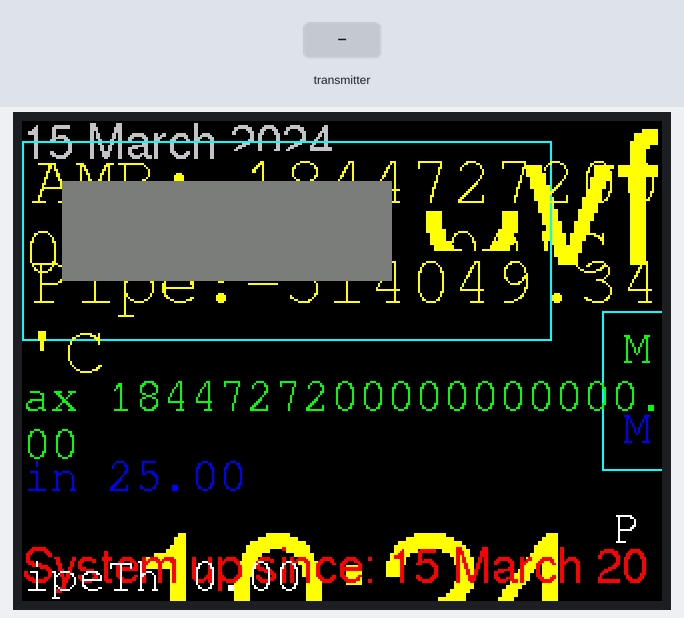
A sketch run on a simulated Arduino Mega 2560, built with avr-gcc and run on an emulated ATmega2560. On the bench: 320×240 colour display. The inputs (shaded band) are chosen by the test bench. The local clock reads 2024-03-15 10:24:30 at power-on unless the sketch sets it; no radio packets arrive unless stated; what the sketch prints to the serial monitor is not drawn.

Above: at 0.73 s.
1.7 s: the transmitter starts sending boilerOn = 1
At 2.11 s:
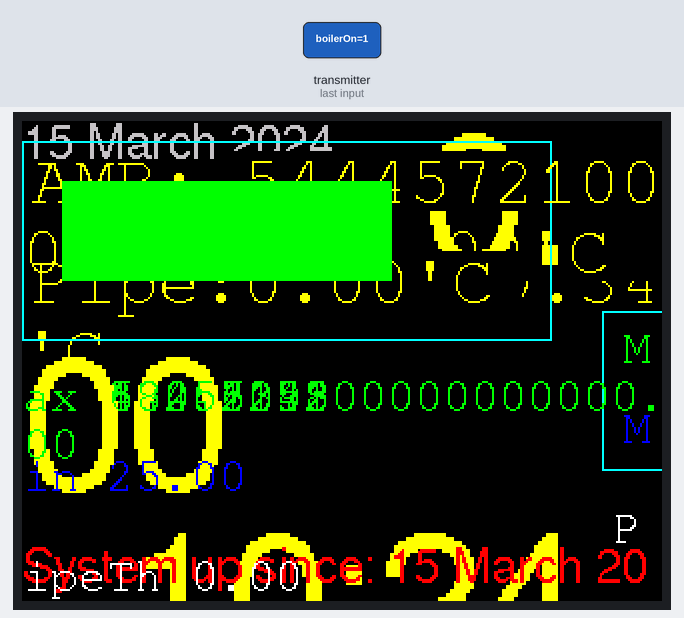
4.2 s: the transmitter starts sending pipeTempTh = 25
At 5.8 s:
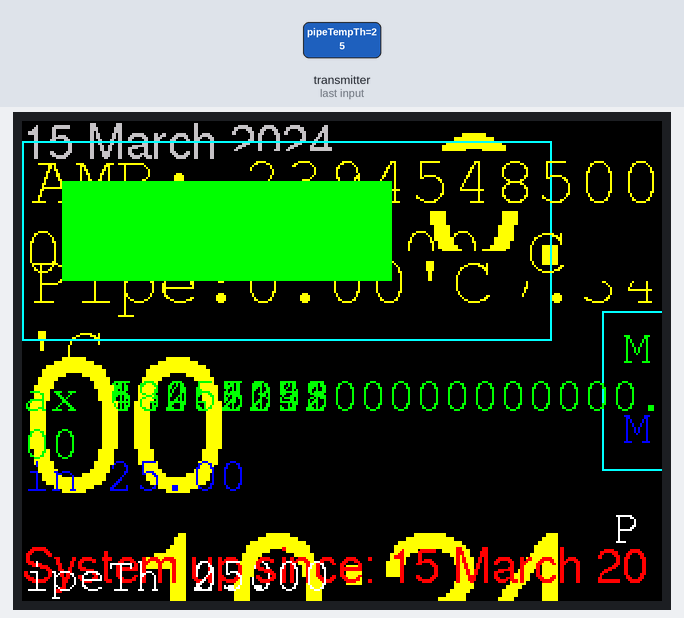
5.9 s: the transmitter starts sending channelNumber = 0
8.9 s: the transmitter starts sending tempC = 25
11.9 s: the transmitter starts sending ambTempTh = 25
14.9 s: the transmitter starts sending channelNumber = 256
Timing chart, 0 to 17.9 s (numbered marks = the images above; inputs shaded):
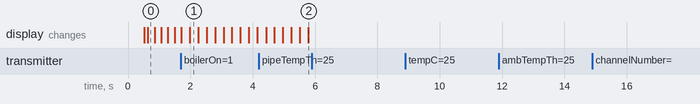

Measured:
- after the input at 5.9 s, every drawn part: stays the same
- after the input at 8.9 s, every drawn part: stays the same
- after the input at 11.9 s, every drawn part: stays the same
- after the input at 14.9 s, every drawn part: stays the same

The sketch:

McuFriendTtfNoTouchScreen.ino
```cpp
// UTFT_Demo_480x320 (C)2013 Henning Karlsen
// web: http://www.henningkarlsen.com/electronics
//
// This program is a demo of how to use most of the functions
// of the library with a supported display modules.
//
// This demo was made for modules with a screen resolution
// of 480x320 pixels.
//
// This program requires the UTFT library.
//

/* YourDuinoStarter Example: Simple nRF24L01 Receive
  - WHAT IT DOES: Receives simple fixed data with nRF24L01 radio
  - SEE the comments after "//" on each line below
   Start with radios about 4 feet apart.
  - SEE the comments after "//" on each line below
  - CONNECTIONS: nRF24L01 Modules See:
  http://arduino-info.wikispaces.com/Nrf24L01-2.4GHz-HowTo
  Uses the RF24 Library by TMRH2o here:
  https://github.com/TMRh20/RF24
   1 - GND
   2 - VCC 3.3V !!! NOT 5V
   3 - CE to Arduino pin 7 (42 on mega - though it doens't matter - any digital pin)
   4 - CSN to Arduino pin 8 (53 on mega - or any digital pin)
   5 - SCK to Arduino pin 13 (52 MEGA)
   6 - MOSI to Arduino pin 11 (51 MEGA)
   7 - MISO to Arduino pin 12 (50 MEGA)
   8 - UNUSED (IRQ)

   V1.02 02/06/2016
   Questions: terry@yourduino.com */

#define DEBUG

#if defined(_GFXFONT_H_)
#include <Fonts/FreeSans9pt7b.h>
#include <Fonts/FreeMonoBold18pt7b.h>
#define ADJ_BASELINE 11
#else
#define ADJ_BASELINE 11
#endif


#include <avr/wdt.h>
#include <SPI.h>          // f.k. for Arduino-1.5.2
#include <Adafruit_GFX.h>
#include <MCUFRIEND_kbv.h>
#include "RF24.h"  //For wireless

#include <Fonts/FreeSans9pt7b.h>
#include <Fonts/FreeMonoBold18pt7b.h>
//#include <Fonts/PicoPixel.h>
#include <Fonts/FreeSansOblique9pt7b.h>
#include <Fonts/FreeSerif9pt7b.h>
#include <Fonts/Org_01.h>
#include <Fonts/FreeSansBold9pt7b.h>
#include <Fonts/FreeSans24pt7b.h>
#include <Fonts/FreeSans12pt7b.h>
#include <Fonts/FreeMono18pt7b.h>
#include <Fonts/FreeMono12pt7b.h>


#include <Wire.h>
//#include <EasyTransferI2C.h>
double approxRollingAverage (double avg, double new_sample , int N);


// (Create an instance of a radio, specifying the CE and CS pins. )
RF24 myRadio(42, 53); // "myRadio" is the identifier you will use in following methods
byte addresses[][6] = { "1Node","2Node"}; // Create address for 1 pipe.


struct payload_t {
  int	channelNumber;
  float tempC;
  float pipeTempC;
  float ambTempTh;
  float pipeTempTh;
  bool boilerOn;
};

struct ElapsedTime
{
	int elapsedMinutes;
	int elapsedSeconds;
	int elapsedHours;
};

ElapsedTime convertToTimeOn(int timeInSeconds);

double startTime;
struct ElapsedTime et;

//create object
//EasyTransferI2C ET;

/*struct RECEIVE_DATA_STRUCTURE{
    //put your variable definitions here for the data you want to receive
    //THIS MUST BE EXACTLY THE SAME ON THE OTHER ARDUINO
    bool      BoilerOn;
    bool      PumpOn;
    bool      FanOn;
    float     AmbTempTh;
    float     PipeTempTh;
    double    ambTemp;
    double    pipeTemp;
};

float pipeTemp;
*/
//give a name to the group of data
//RECEIVE_DATA_STRUCTURE mydata;

//define slave i2c address
//#define I2C_SLAVE_ADDRESS 9

//void receive(int numBytes){}

//#include <UTFTGLUE.h>
//UTFTGLUE myGLCD(0x9488,A2,A1,A3,A4,A0);
MCUFRIEND_kbv tft;

// Declare which fonts we will be using
//#if !defined(SmallFont)
//extern uint8_t SmallFont[];    //.kbv GLUE defines as GFXFont ref
//#endif

#if !defined(SevenSegNumFont)
#endif
extern uint8_t SmallFont[];
extern uint8_t BigFont[];
extern uint8_t SevenSegNumFont[];

// Assign human-readable names to some common 16-bit color values:
#define	BLACK   0x0000
#define	BLUE    0x001F
#define	RED     0xF800
#define	GREEN   0x07E0
#define CYAN    0x07FF
#define MAGENTA 0xF81F
#define YELLOW  0xFFE0
#define WHITE   0xFFFF

//*********************************
// COLORS
//*********************************
// VGA color palette
#define VGA_BLACK		0x0000
#define VGA_WHITE		0xFFFF
#define VGA_RED			0xF800
#define VGA_GREEN		0x0400
#define VGA_BLUE		0x001F
#define VGA_SILVER		0xC618
#define VGA_GRAY		0x8410
#define VGA_MAROON		0x8000
#define VGA_YELLOW		0xFFE0
#define VGA_OLIVE		0x8400
#define VGA_LIME		0x07E0
#define VGA_AQUA		0x07FF
#define VGA_TEAL		0x0410
#define VGA_NAVY		0x0010
#define VGA_FUCHSIA		0xF81F
#define VGA_PURPLE		0x8010
#define VGA_TRANSPARENT	0xFFFFFFFF

#define RGB(r, g, b) (((r&0xF8)<<8)|((g&0xFC)<<3)|(b>>3))

#define GREY      RGB(127, 127, 127)
#define DARKGREY  RGB(64, 64, 64)
#define TURQUOISE RGB(0, 128, 128)
#define PINK      RGB(255, 128, 192)
#define OLIVE     RGB(128, 128, 0)
#define PURPLE    RGB(128, 0, 128)
#define AZURE     RGB(0, 128, 255)
#define ORANGE    RGB(255,128,64)
/*
DS3231: Real-Time Clock. Simple example
Read more: www.jarzebski.pl/arduino/komponenty/zegar-czasu-rzeczywistego-rtc-ds3231.html
GIT: https://github.com/jarzebski/Arduino-DS3231
Web: http://www.jarzebski.pl
(c) 2014 by Korneliusz Jarzebski
*/

#include <DS3231.h>

DS3231 clock;
RTCDateTime dt;
RTCDateTime dtStored;
RTCDateTime upTime;

#ifndef min
#define min(a, b) (((a) < (b)) ? (a) : (b))
#endif

#define LM35ANAPIN 0
int lm35ReadbackValue;
float minAmbTemperature = 0;
float maxAmbTemperature = 0;
double averagedTempC;
int duration = 0;
float ambThStored;
float pipeThStored;

void setup()
{
    Serial.begin(9600);
    uint32_t when = millis();
    Serial.println("Serial took " + String((millis() - when)) + "ms to start");

    myRadio.begin();         // Start up the physical nRF24L01 Radio
    myRadio.setChannel(108); // Above most Wifi Channels
    // Set the PA Level low to prevent power supply related issues since this is a
    myRadio.setPALevel(RF24_PA_MIN);
    //myRadio.setPALevel(RF24_PA_MAX);  // Uncomment for more power
    myRadio.setDataRate(RF24_250KBPS); // Fast enough.. Better range

   // This pipe is used by Maincontroller
    myRadio.openReadingPipe(1, addresses[1]); // Use the first entry in array 'addresses' (Only 1 right now)

    //This pipe is used by WirelessTx
    // for debug myRadio.openReadingPipe(0, addresses[0]); // Use the first entry in array 'addresses' (Only 1 right now)
    myRadio.startListening();

    clock.begin();

    // Restore time on RTC if lost
    // Set sketch compiling time
    //clock.setDateTime(__DATE__, __TIME__);
    upTime = clock.getDateTime();
    analogReference(INTERNAL1V1); //For LM35 Temperature Sensor
    randomSeed(analogRead(0));

    //Wire.begin(I2C_SLAVE_ADDRESS);
    //start the i2c library, pass in the data details
    //and the name of the serial port.
    //Can be Serial, Serial1, Serial2, etc.
    //ET.begin(details(mydata), &Wire);
    //define handler function on receiving data
    //Wire.onReceive(receive);

    uint16_t ID = tft.readID(); //
    Serial.print("ID = 0x");
    Serial.println(ID, HEX);
    if (ID == 0xD3D3)
        ID = 0x9481; // write-only shield
    tft.begin(ID);
    tft.invertDisplay(false);
    tft.setFont(&FreeSans24pt7b);

    //Enable watchdog timer

    //disable all interrupts
    cli();
    /* Clear MCU Status Register. Not really needed here as we don't need to know why the MCU got reset. page 44 of datasheet */
    MCUSR = 0;

    wdt_reset();

    WDTCSR |= B00011000;
    WDTCSR = B01101001;

    // Enable all interrupts.
    sei();
    tft.fillScreen(BLACK);
    minAmbTemperature = 25;
}

uint16_t scrollbuf[320];    // my biggest screen is 320x480
int count = 0;

void printmsg(int row, const char *msg)
{
    //tft.setTextColor(YELLOW, BLACK);
    tft.setCursor(0, row);
    tft.println(msg);
}

void loop()
{

    count = count < 25 ? count += 1 : count;
    payload_t payload;

    while (myRadio.available()) // While there is data ready
    {
        myRadio.read(&payload, sizeof(payload)); // Get the data payload (You must have defined that already!)
        Serial.println("data captured");
        Serial.println("chan Number: " + String(payload.channelNumber));
        Serial.println("tempC: "+  String(payload.tempC));
        Serial.println("ambTempTh: "+  String(payload.ambTempTh));
        Serial.println("pipeTempTh: "+  String(payload.pipeTempTh));
        Serial.println("boilerOn: "+  String(payload.boilerOn));
        wdt_reset();
    }
    Serial.println("Readback Temperature: " + String(payload.tempC));
    uint8_t aspect;
    uint16_t pixel;
    uint16_t dx, rgb, n, wid, ht, msglin;
    tft.setRotation(1);
    wid = tft.width();
    ht = tft.height();
    msglin = (ht > 160) ? 200 : 112;
    dx = wid / 32;

    // Set date at top of screen
    dt = clock.getDateTime();
    tft.setFont(&FreeSans12pt7b);
    tft.setTextColor(VGA_SILVER);
    printmsg(18, clock.dateFormat("d F Y ", dt));

    tft.setTextSize(1);
    if (dt.hour == 0 && dt.minute == 0 && dt.second < 5)
        tft.fillRect(0, 0, 180, 25, RED);

    // Draw the box that clears the active time
    // and print just the hour and minute
    tft.setFont(&FreeSans24pt7b);
    tft.setTextSize(2);
    tft.setCursor(200, 70);
    tft.setTextColor(VGA_YELLOW, VGA_BLACK);
    dt = clock.getDateTime();
    tft.fillRect(200, 0, 240, 80, BLACK);
    tft.println(payload.tempC);

//Display the time
    tft.setFont(&FreeSans24pt7b);
    tft.setTextSize(2);
    tft.setCursor(50, 270);
    tft.setTextColor(VGA_YELLOW, VGA_BLACK);
    dt = clock.getDateTime();
    delay(10);
    if(dtStored.hour != dt.hour ||
       dtStored.minute != dt.minute )
        tft.fillRect(40, 200, 250, 80, BLACK);
    tft.println(clock.dateFormat("H:i", dt));

    delay(10);
    dtStored = clock.getDateTime();

    tft.setTextColor(VGA_RED);
    tft.setCursor(0, ht - 10);
    tft.setFont(&FreeSans12pt7b);
    tft.setTextSize(1);
    tft.print("System up since: ");
    tft.println(clock.dateFormat("d F Y H:i", upTime));

    tft.drawRect(0, ht - 230, 265, 100, VGA_AQUA); //x/y/wid/height/color

    tft.setTextColor(YELLOW);
    tft.setTextSize(1);
    tft.setFont(&FreeMono18pt7b);
    tft.setCursor(5, ht - 200);
    tft.fillRect(105, ht - 225, 145, 30, BLACK); //x/y/wid/height/color
    averagedTempC = approxRollingAverage(averagedTempC, payload.tempC, 5);
    //tft.println("Pipe: " + String(payload.channelNumber) + "'C");
    tft.println("AMB: " + String(averagedTempC) + "'C");
    Serial.println("Pipe Temp: " + String(payload.channelNumber) + " °C");

    tft.fillRect(105, ht - 175, 145, 30, BLACK); //x/y/wid/height/color
    tft.setCursor(5, ht - 150);

    tft.println("Pipe:" + String(payload.pipeTempC) + "'C");
    Serial.print("Amb Temp: ");
    Serial.println(payload.tempC);

    //Min/Max values

    if (count > 20 && averagedTempC < minAmbTemperature)
        minAmbTemperature = averagedTempC;
    if (averagedTempC > maxAmbTemperature)
        maxAmbTemperature = averagedTempC;

    int row1 = 120;
    int row2 = 160;
    int col = 300;
    int margin = 5;

    //Draw a rectangle around the min/max boxes
    tft.drawRect(col - 2 * margin, 95, 165, 80, VGA_AQUA); //x/y/wid/height/color

    tft.setFont(&FreeMono12pt7b);
    tft.setTextColor(GREEN);
    tft.fillRect(col + 50, row1 - 22, 100, 30, BLACK); //x/y/wid/height/color
    tft.setCursor(col, row1);
    tft.println("Max " + String(maxAmbTemperature));
    Serial.print("Max ");
    Serial.println(maxAmbTemperature);

    tft.setTextColor(BLUE);
    tft.fillRect(col + 50, row2 - 22, 100, 30, BLACK); //x/y/wid/height/color
    tft.setCursor(col, row2);
    tft.println("Min " + String(minAmbTemperature));
    Serial.print("Min");
    Serial.println(minAmbTemperature);

    tft.setTextColor(VGA_TRANSPARENT);

    if(payload.ambTempTh != ambThStored) { //redraw box

    #ifdef DEBUG
      Serial.println("ambThStored" + String(ambThStored) +
      "payload.ambTempTh" + String(payload.ambTempTh));
      #endif
       tft.fillRect(col+80, row2+70, 100, 30, BLACK); //x/y/wid/height/color
    }

    if(payload.pipeTempTh != pipeThStored) { //redraw box
        #ifdef DEBUG
        Serial.println("pipeThStored" + String(pipeThStored) +
        "payload.pipeTempTh" + String(payload.pipeTempTh));
        #endif
       tft.fillRect(col+85, row1+70, 100, 30, BLACK); //x/y/wid/height/color
    }


    tft.setCursor(col-5, row2 + 50);
    tft.println("PipeTh " + String(payload.pipeTempTh));
    tft.setCursor(col + 10, row2 + 90);
    tft.println("AmbTh " + String(payload.ambTempTh));
    ambThStored = payload.ambTempTh;
    pipeThStored = payload.pipeTempTh;


    //Boiler on flag

    tft.setFont(&FreeMonoBold18pt7b);
    tft.setTextColor(VGA_AQUA);

    if(payload.boilerOn == true) {

        tft.fillRect(20, 30, 165, 50, GREEN); //x/y/wid/height/color
        Serial.println("Boiler On");
        // if(startTime == 0)
        //     startTime = millis();

        // if (dt.second == 0 || dt.second == 1) { //print once a minute
		// 	//myTime = CalculateDuration(numSeconds);
        //     tft.fillRect(200, 220, 50, 50, GREEN);
        // }
        // else
        //     tft.fillRect(200, 220, 50, 50, VGA_GRAY);
    }
    else {
        Serial.println("Boiler OFF");
        tft.fillRect(20, 30, 165, 50, GREY); //x/y/wid/height/color
        // duration += ((millis() - startTime)/1000);
        // startTime = 0;
        // ElapsedTime dur = convertToTimeOn(duration);

        // tft.setCursor(0, 250);
        // tft.println("Boiler on for: ");
        // tft.fillRect(115, 260, 170, 28, BLACK); //x/y/wid/height/color
        // tft.println("H:M:S " + String(dur.elapsedHours) +
        //  ":" + String(dur.elapsedMinutes) + ":" +
        //        String(dur.elapsedSeconds));
    }

    delay(100);
    wdt_reset();
}

double approxRollingAverage (double avg, double new_sample , int N) {

    avg -= avg / N;
    avg += new_sample / N;
    return avg;
}


ElapsedTime convertToTimeOn(int timeInSeconds) {
	struct ElapsedTime et;
    et.elapsedSeconds = timeInSeconds%60;
    et.elapsedMinutes = timeInSeconds/60;
    et.elapsedHours = et.elapsedMinutes/60;
    return et;
}

struct ElapsedTime myTime;
ElapsedTime CalculateDuration(int numElapsedSeconds) {
	struct ElapsedTime et;

	et.elapsedSeconds = numElapsedSeconds % 60;
	et.elapsedMinutes = numElapsedSeconds > 60 ? (numElapsedSeconds / 60 - et.elapsedHours*60) : numElapsedSeconds/60;
	et.elapsedHours = et.elapsedMinutes / 60;
	return et;
}
```
